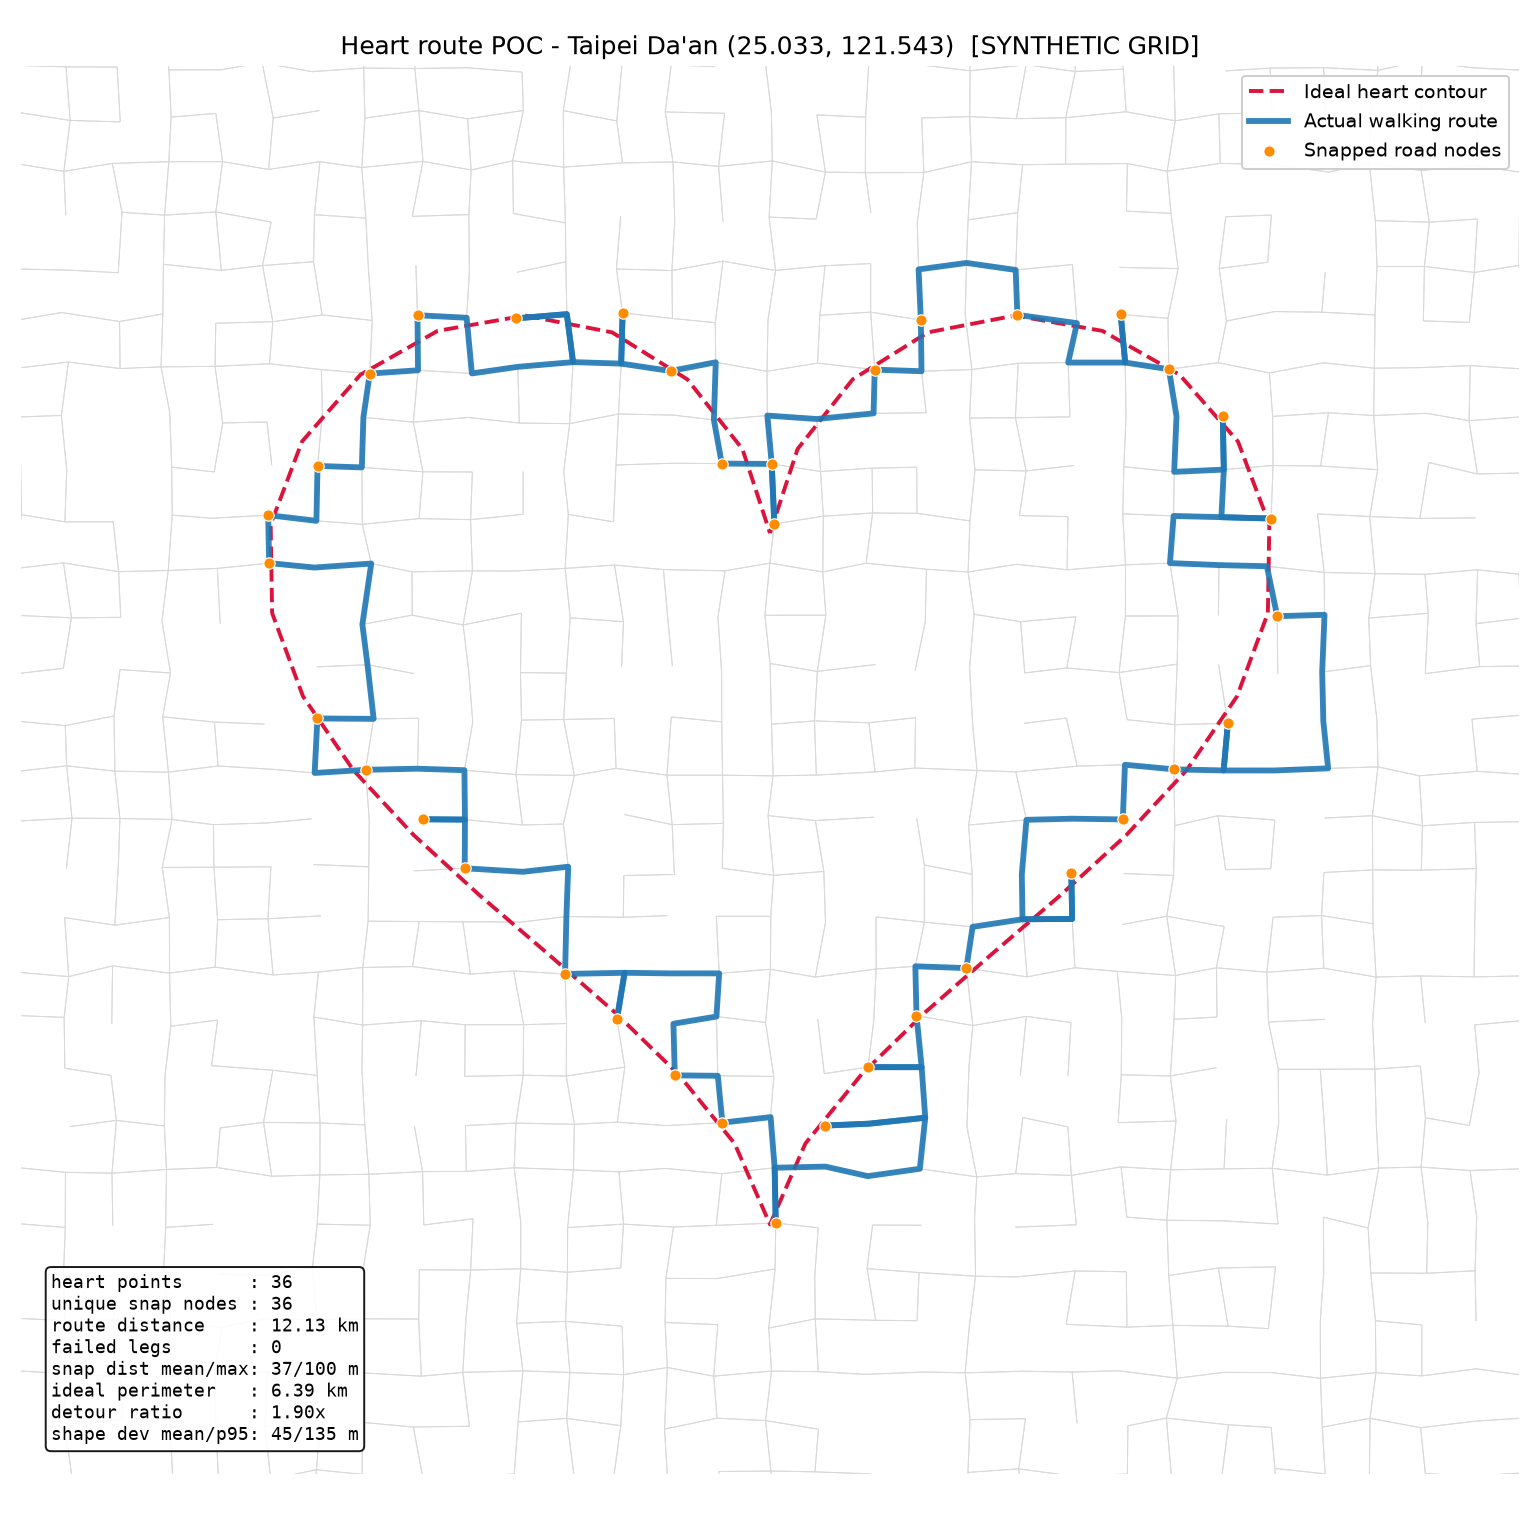

Python code for this plot:
"""
POC 1 - Heart Route on Real Streets (Taipei, Da'an District).

Question this POC answers: can an ideal heart contour be converted into a real
walkable route on Taipei streets that still visually resembles a heart?

Pipeline:
    ideal heart curve (unitless)
      -> scaled/centered onto a metric CRS around a Taipei point
      -> snapped to nearest walkable OSM nodes
      -> consecutive snapped nodes joined by shortest walking paths
      -> plotted against the ideal contour

Run:
    python heart_route_poc.py                 # downloads real OSM data
    python heart_route_poc.py --offline       # synthetic grid, no network needed
"""

import argparse
import math
import sys

import matplotlib

matplotlib.use("Agg")

import matplotlib.pyplot as plt
import networkx as nx
import numpy as np
import osmnx as ox
from pyproj import Transformer

# Da'an District, Taipei.
DEFAULT_CENTER_LAT = 25.033
DEFAULT_CENTER_LON = 121.543


# ---------------------------------------------------------------------------
# Step 1 - ideal heart contour
# ---------------------------------------------------------------------------


def generate_heart_points(n_points=40, uniform_arclength=True):
    """Return ``n_points`` ordered points along the classic heart curve.

    x(t) = 16 sin(t)^3
    y(t) = 13 cos(t) - 5 cos(2t) - 2 cos(3t) - cos(4t),  t in [0, 2*pi)

    The curve is normalized to a bounding box centered on the origin with
    width exactly 1.0, so the caller controls real-world size with a single
    scale factor.

    Sampling ``t`` uniformly is misleading: the parametric speed drops to zero
    at the top cusp (t=0) and the bottom tip (t=pi), so uniform-in-t points
    pile up at those two features and starve the lobes. We therefore resample
    at constant arc length, which spreads the samples evenly around the
    outline and gives the snapping step even coverage of the contour.
    """
    t_dense = np.linspace(0.0, 2.0 * np.pi, 4000)
    x_dense = 16.0 * np.sin(t_dense) ** 3
    y_dense = (
        13.0 * np.cos(t_dense)
        - 5.0 * np.cos(2.0 * t_dense)
        - 2.0 * np.cos(3.0 * t_dense)
        - np.cos(4.0 * t_dense)
    )

    if uniform_arclength:
        # Cumulative chord length along the densely sampled outline, then pick
        # n_points positions equally spaced in arc length (open interval, so
        # the contour stays a closed loop without a duplicated first point).
        steps = np.hypot(np.diff(x_dense), np.diff(y_dense))
        arc = np.concatenate([[0.0], np.cumsum(steps)])
        targets = np.linspace(0.0, arc[-1], n_points, endpoint=False)
        x = np.interp(targets, arc, x_dense)
        y = np.interp(targets, arc, y_dense)
    else:
        t = np.linspace(0.0, 2.0 * np.pi, n_points, endpoint=False)
        x = 16.0 * np.sin(t) ** 3
        y = (
            13.0 * np.cos(t)
            - 5.0 * np.cos(2.0 * t)
            - 2.0 * np.cos(3.0 * t)
            - np.cos(4.0 * t)
        )

    # Normalize against the full curve's bounding box (not the sample's), so
    # the result is independent of n_points.
    x_span = x_dense.max() - x_dense.min()
    x_mid = 0.5 * (x_dense.max() + x_dense.min())
    y_mid = 0.5 * (y_dense.max() + y_dense.min())
    return np.column_stack([(x - x_mid) / x_span, (y - y_mid) / x_span])


# ---------------------------------------------------------------------------
# Step 2 - place the heart on the map
# ---------------------------------------------------------------------------


def ideal_perimeter(width_m):
    """Arc length of the ideal heart outline, in metres, at a given width.

    Baseline for the detour ratio: how much longer the street route is than
    the shape it is imitating.
    """
    t = np.linspace(0.0, 2.0 * np.pi, 4000)
    x = 16.0 * np.sin(t) ** 3
    y = 13.0 * np.cos(t) - 5.0 * np.cos(2 * t) - 2.0 * np.cos(3 * t) - np.cos(4 * t)
    unit = np.hypot(np.diff(x), np.diff(y)).sum() / (x.max() - x.min())
    return unit * width_m


def utm_crs_for(lat, lon):
    """EPSG code of the UTM zone containing (lat, lon). Taipei -> 32651."""
    zone = int((lon + 180.0) / 6.0) + 1
    return f"EPSG:{(32600 if lat >= 0 else 32700) + zone}"


def transform_shape_to_map(shape, center_lat, center_lon, width_m):
    """Place a normalized shape onto the map, in projected metres.

    All geometry is done in a UTM CRS rather than in degrees: one metre east
    and one metre north are the same size there, so the heart keeps its aspect
    ratio. Working directly in lat/lon would squash it horizontally, since a
    degree of longitude at 25N is only ~0.906 of a degree of latitude.
    """
    crs = utm_crs_for(center_lat, center_lon)
    to_utm = Transformer.from_crs("EPSG:4326", crs, always_xy=True)
    cx, cy = to_utm.transform(center_lon, center_lat)

    xs = cx + shape[:, 0] * width_m
    ys = cy + shape[:, 1] * width_m
    return xs, ys, crs


# ---------------------------------------------------------------------------
# Step 3 - walking street network
# ---------------------------------------------------------------------------


def download_walk_graph(center_lat, center_lon, dist_m, crs):
    """Download the walkable OSM network around the centre, projected to ``crs``."""
    print(f"Downloading walk network within {dist_m} m of "
          f"({center_lat}, {center_lon}) ...")
    graph = ox.graph_from_point(
        (center_lat, center_lon), dist=dist_m, network_type="walk", simplify=True
    )
    # Project to the same CRS as the heart so snapping is a plain metric
    # nearest-neighbour lookup.
    return ox.project_graph(graph, to_crs=crs)


def synthetic_walk_graph(center_lat, center_lon, dist_m, crs, seed=7):
    """Offline stand-in for OSM: a Da'an-like grid in projected metres.

    Da'an is a fairly regular grid of ~400 m arterial blocks subdivided by
    ~100 m lanes and alleys, many of which do not run through. This mimics
    that: arterials always connect, minor lane segments survive with p=0.6.
    Useful for exercising the pipeline where OSM cannot be reached; it is not
    a substitute for real data.
    """
    print(f"[offline] Building synthetic {dist_m} m grid network "
          f"(no OSM download).")
    rng = np.random.default_rng(seed)
    to_utm = Transformer.from_crs("EPSG:4326", crs, always_xy=True)
    cx, cy = to_utm.transform(center_lon, center_lat)

    minor, major_every = 100.0, 4  # 100 m lanes, arterial every 4th line
    n = int(dist_m / minor)
    idx = range(-n, n + 1)

    graph = nx.MultiDiGraph(crs=crs, simplified=True)
    node_id = {}
    for i in idx:
        for j in idx:
            nid = len(node_id)
            node_id[(i, j)] = nid
            # Jitter so the grid is not perfectly regular, as real streets are not.
            graph.add_node(
                nid,
                x=cx + i * minor + rng.uniform(-12, 12),
                y=cy + j * minor + rng.uniform(-12, 12),
            )

    def add_edge(a, b):
        ax, ay = graph.nodes[a]["x"], graph.nodes[a]["y"]
        bx, by = graph.nodes[b]["x"], graph.nodes[b]["y"]
        length = math.hypot(bx - ax, by - ay)
        graph.add_edge(a, b, length=length)
        graph.add_edge(b, a, length=length)

    for i in idx:
        for j in idx:
            for di, dj in ((1, 0), (0, 1)):
                ni, nj = i + di, j + dj
                if (ni, nj) not in node_id:
                    continue
                # A segment is arterial if it runs along a major line.
                arterial = (j % major_every == 0) if di else (i % major_every == 0)
                if arterial or rng.random() < 0.6:
                    add_edge(node_id[(i, j)], node_id[(ni, nj)])

    largest = max(nx.weakly_connected_components(graph), key=len)
    return graph.subgraph(largest).copy()


# ---------------------------------------------------------------------------
# Step 4 - snap ideal points to the network
# ---------------------------------------------------------------------------


def snap_points_to_graph(graph, xs, ys, drop_consecutive_duplicates=True):
    """Snap each ideal point to its nearest walkable node.

    Returns ``(nodes, snap_distances)`` where ``nodes[i]`` is the node chosen
    for ideal point ``i``. Several ideal points can legitimately land on the
    same node where the street network is sparse; consecutive repeats are
    collapsed because routing a node to itself contributes nothing but does
    distort the "unique nodes" reading.
    """
    nodes = ox.distance.nearest_nodes(graph, X=xs, Y=ys)
    nodes = [int(v) for v in np.atleast_1d(nodes)]

    dists = [
        math.hypot(graph.nodes[n]["x"] - x, graph.nodes[n]["y"] - y)
        for n, x, y in zip(nodes, xs, ys)
    ]

    if drop_consecutive_duplicates:
        kept = [i for i in range(len(nodes)) if nodes[i] != nodes[i - 1]]
        nodes = [nodes[i] for i in kept]
        dists = [dists[i] for i in kept]

    return nodes, np.asarray(dists)


# ---------------------------------------------------------------------------
# Step 5 - connect snapped points into a closed route
# ---------------------------------------------------------------------------


def build_route(graph, nodes):
    """Shortest walking path between each consecutive pair, closing the loop.

    Returns ``(legs, failed, total_m)``. ``legs`` is a list of node sequences
    rather than one flat path so that an unreachable pair leaves a visible gap
    instead of a fake straight line across the map.
    """
    legs, failed, total = [], [], 0.0

    for i, origin in enumerate(nodes):
        target = nodes[(i + 1) % len(nodes)]  # wraps: closes the contour
        try:
            path = nx.shortest_path(graph, origin, target, weight="length")
        except (nx.NetworkXNoPath, nx.NodeNotFound):
            failed.append((i, (i + 1) % len(nodes)))
            continue
        legs.append(path)
        total += path_length(graph, path)

    return legs, failed, total


def path_length(graph, path):
    """Metres along a node path, taking the shortest of any parallel edges."""
    total = 0.0
    for a, b in zip(path[:-1], path[1:]):
        total += min(d["length"] for d in graph[a][b].values())
    return total


def leg_coords(graph, leg):
    """(xs, ys) along a node path, following real street geometry.

    OSMnx simplification collapses a curving street into a single edge that
    carries a ``geometry`` LineString. Drawing node-to-node straight lines
    would cut those curves, so use the geometry where it exists. Stored
    geometry is not guaranteed to run u->v, so flip it when the far end is
    closer to u.
    """
    xs, ys = [], []
    for a, b in zip(leg[:-1], leg[1:]):
        data = min(graph[a][b].values(), key=lambda d: d["length"])
        geom = data.get("geometry")
        if geom is None:
            px, py = [graph.nodes[a]["x"], graph.nodes[b]["x"]], \
                     [graph.nodes[a]["y"], graph.nodes[b]["y"]]
        else:
            px, py = list(geom.xy[0]), list(geom.xy[1])
            ax_, ay_ = graph.nodes[a]["x"], graph.nodes[a]["y"]
            if math.hypot(px[0] - ax_, py[0] - ay_) > \
               math.hypot(px[-1] - ax_, py[-1] - ay_):
                px, py = px[::-1], py[::-1]
        xs.extend(px[:-1])
        ys.extend(py[:-1])
    xs.append(graph.nodes[leg[-1]]["x"])
    ys.append(graph.nodes[leg[-1]]["y"])
    return xs, ys


def densify(px, py, step=10.0):
    """Resample a polyline at roughly ``step`` metres for distance comparisons."""
    out = []
    for (x0, y0), (x1, y1) in zip(zip(px, py), zip(px[1:], py[1:])):
        n = max(int(math.hypot(x1 - x0, y1 - y0) / step), 1)
        out.extend(zip(np.linspace(x0, x1, n, endpoint=False),
                       np.linspace(y0, y1, n, endpoint=False)))
    out.append((px[-1], py[-1]))
    return np.asarray(out)


def shape_deviation(graph, legs, center_lat, center_lon, width_m):
    """How far the drawn route strays from the ideal heart, in metres.

    Route length alone is a bad quality score - dropping waypoints shortens
    the route while making the drawing worse. This measures the thing we
    actually care about, symmetrically:

      route -> ideal   catches route excursions that bulge off the shape
      ideal -> route   catches parts of the heart the route never draws

    Returns (mean, p95) over both directions combined.
    """
    from scipy.spatial import cKDTree

    dense_shape = generate_heart_points(2000)
    ix, iy, _ = transform_shape_to_map(dense_shape, center_lat, center_lon, width_m)
    ideal = np.column_stack([np.append(ix, ix[0]), np.append(iy, iy[0])])

    route = np.vstack([densify(*leg_coords(graph, leg)) for leg in legs])

    d1, _ = cKDTree(ideal).query(route)
    d2, _ = cKDTree(route).query(ideal)
    both = np.concatenate([d1, d2])
    return float(both.mean()), float(np.percentile(both, 95))


# ---------------------------------------------------------------------------
# Step 6 - visualise
# ---------------------------------------------------------------------------


def plot_ideal_shape(shape, path):
    """Sanity check that the parametric curve really looks like a heart."""
    fig, ax = plt.subplots(figsize=(5, 5))
    loop = np.vstack([shape, shape[:1]])
    ax.plot(loop[:, 0], loop[:, 1], "-", color="crimson", lw=1.5)
    ax.plot(shape[:, 0], shape[:, 1], "o", color="crimson", ms=4)
    ax.set_aspect("equal")
    ax.set_title(f"Step 1: ideal heart contour ({len(shape)} points)")
    fig.tight_layout()
    fig.savefig(path, dpi=130)
    plt.close(fig)
    print(f"Wrote {path}")


def plot_result(graph, xs, ys, nodes, legs, stats, path):
    """Street network + ideal contour + snapped nodes + actual walking route."""
    fig, ax = plt.subplots(figsize=(11, 11))
    ox.plot_graph(
        graph,
        ax=ax,
        node_size=0,
        edge_color="#d9d9d9",
        edge_linewidth=0.5,
        bgcolor="white",
        show=False,
        close=False,
    )

    ideal_x = np.append(xs, xs[0])
    ideal_y = np.append(ys, ys[0])
    ax.plot(ideal_x, ideal_y, "--", color="crimson", lw=2.0,
            label="Ideal heart contour", zorder=3)

    for i, leg in enumerate(legs):
        lx, ly = leg_coords(graph, leg)
        ax.plot(lx, ly, "-", color="#1f77b4", lw=3.0, alpha=0.9, zorder=4,
                label="Actual walking route" if i == 0 else None)

    ax.scatter(
        [graph.nodes[n]["x"] for n in nodes],
        [graph.nodes[n]["y"] for n in nodes],
        s=34, color="darkorange", edgecolor="white", linewidth=0.6,
        zorder=5, label="Snapped road nodes",
    )

    # Zoom to the heart plus a margin; the downloaded graph is much larger.
    pad = 0.25 * (xs.max() - xs.min())
    ax.set_xlim(xs.min() - pad, xs.max() + pad)
    ax.set_ylim(ys.min() - pad, ys.max() + pad)
    ax.set_title(stats["title"], fontsize=13)
    ax.legend(loc="upper right", framealpha=0.95)
    ax.text(
        0.02, 0.02, stats["text"], transform=ax.transAxes, fontsize=9,
        va="bottom", ha="left", family="monospace",
        bbox=dict(boxstyle="round", facecolor="white", alpha=0.9),
    )

    fig.tight_layout()
    fig.savefig(path, dpi=140)
    plt.close(fig)
    print(f"Wrote {path}")


# ---------------------------------------------------------------------------


def main():
    parser = argparse.ArgumentParser(description=__doc__)
    parser.add_argument("--lat", type=float, default=DEFAULT_CENTER_LAT)
    parser.add_argument("--lon", type=float, default=DEFAULT_CENTER_LON)
    parser.add_argument("--points", type=int, default=36,
                        help="heart contour samples (30-50 suggested)")
    parser.add_argument("--width-km", type=float, default=2.0,
                        help="target heart width in km")
    parser.add_argument("--radius-km", type=float, default=3.5,
                        help="network download radius in km")
    parser.add_argument("--offline", action="store_true",
                        help="use a synthetic grid instead of downloading OSM")
    parser.add_argument("--keep-duplicate-nodes", action="store_true",
                        help="do not collapse consecutive duplicate snaps")
    parser.add_argument("--out", default="heart_route_poc.png")
    args = parser.parse_args()

    # Step 1
    shape = generate_heart_points(args.points)
    plot_ideal_shape(shape, "heart_shape_check.png")

    # Step 2
    xs, ys, crs = transform_shape_to_map(
        shape, args.lat, args.lon, args.width_km * 1000.0
    )

    # Step 3
    dist_m = int(args.radius_km * 1000)
    if args.offline:
        graph = synthetic_walk_graph(args.lat, args.lon, dist_m, crs)
    else:
        try:
            graph = download_walk_graph(args.lat, args.lon, dist_m, crs)
        except Exception as exc:  # network/Overpass problems are common
            print(f"\nCould not download the OSM network: {exc}\n"
                  "Check connectivity to overpass-api.de, or rerun with "
                  "--offline to exercise the pipeline on a synthetic grid.",
                  file=sys.stderr)
            return 1

    print(f"Graph: {graph.number_of_nodes()} nodes, "
          f"{graph.number_of_edges()} edges, CRS {crs}")

    # Steps 4 and 5
    nodes, snap_dists = snap_points_to_graph(
        graph, xs, ys, drop_consecutive_duplicates=not args.keep_duplicate_nodes
    )
    legs, failed, total_m = build_route(graph, nodes)

    ideal_m = ideal_perimeter(args.width_km * 1000.0)
    spacing_m = ideal_m / len(shape)
    dev_mean, dev_p95 = shape_deviation(
        graph, legs, args.lat, args.lon, args.width_km * 1000.0
    )

    print("\n--- POC results ---")
    print(f"heart sample points      : {len(shape)}")
    print(f"unique snapped nodes     : {len(set(nodes))}")
    print(f"total route distance     : {total_m / 1000.0:.2f} km")
    print(f"failed/unreachable legs  : {len(failed)}")
    print(f"snap distance mean / max : {snap_dists.mean():.0f} m / "
          f"{snap_dists.max():.0f} m")
    print(f"ideal contour perimeter  : {ideal_m / 1000.0:.2f} km "
          f"({spacing_m:.0f} m between samples)")
    print(f"detour ratio             : {total_m / ideal_m:.2f}x")
    print(f"shape deviation mean/p95 : {dev_mean:.0f} m / {dev_p95:.0f} m")
    if failed:
        print(f"failed pairs             : {failed}")

    # Step 6
    stats = {
        "title": (f"Heart route POC - Taipei Da'an "
                  f"({args.lat}, {args.lon})"
                  + ("  [SYNTHETIC GRID]" if args.offline else "")),
        "text": (
            f"heart points      : {len(shape)}\n"
            f"unique snap nodes : {len(set(nodes))}\n"
            f"route distance    : {total_m / 1000.0:.2f} km\n"
            f"failed legs       : {len(failed)}\n"
            f"snap dist mean/max: {snap_dists.mean():.0f}/{snap_dists.max():.0f} m\n"
            f"ideal perimeter   : {ideal_m / 1000.0:.2f} km\n"
            f"detour ratio      : {total_m / ideal_m:.2f}x\n"
            f"shape dev mean/p95: {dev_mean:.0f}/{dev_p95:.0f} m"
        ),
    }
    plot_result(graph, xs, ys, nodes, legs, stats, args.out)
    return 0


if __name__ == "__main__":
    sys.exit(main())
